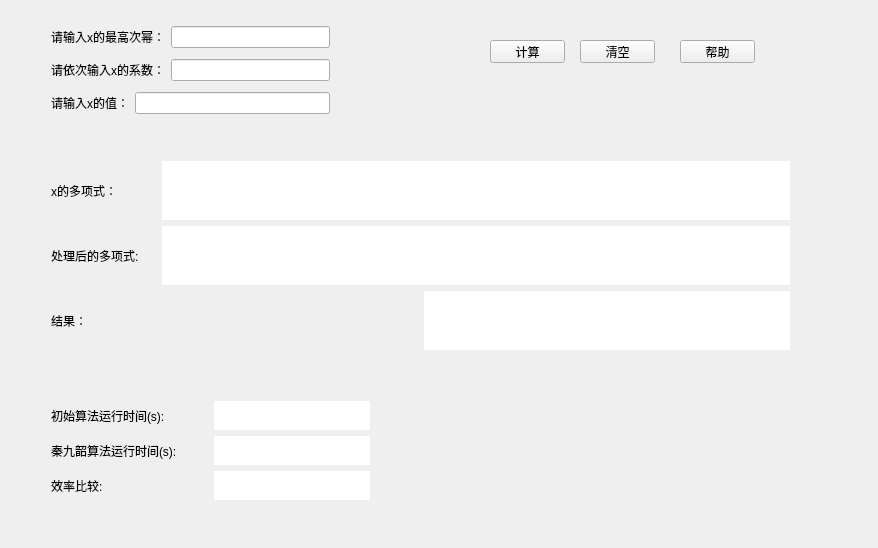
<?xml version="1.0" encoding="UTF-8"?>
<ui version="4.0">
 <class>MainWindow</class>
 <widget class="QMainWindow" name="MainWindow">
  <property name="geometry">
   <rect>
    <x>0</x>
    <y>0</y>
    <width>878</width>
    <height>548</height>
   </rect>
  </property>
  <property name="windowTitle">
   <string>MainWindow</string>
  </property>
  <widget class="QWidget" name="centralWidget">
   <widget class="QPushButton" name="btn_do">
    <property name="geometry">
     <rect>
      <x>490</x>
      <y>40</y>
      <width>75</width>
      <height>23</height>
     </rect>
    </property>
    <property name="text">
     <string>计算</string>
    </property>
   </widget>
   <widget class="QPushButton" name="btn_clear">
    <property name="geometry">
     <rect>
      <x>580</x>
      <y>40</y>
      <width>75</width>
      <height>23</height>
     </rect>
    </property>
    <property name="text">
     <string>清空</string>
    </property>
   </widget>
   <widget class="QPushButton" name="btn_help">
    <property name="geometry">
     <rect>
      <x>680</x>
      <y>40</y>
      <width>75</width>
      <height>23</height>
     </rect>
    </property>
    <property name="text">
     <string>帮助</string>
    </property>
   </widget>
   <widget class="QWidget" name="">
    <property name="geometry">
     <rect>
      <x>40</x>
      <y>10</y>
      <width>301</width>
      <height>121</height>
     </rect>
    </property>
    <layout class="QVBoxLayout" name="verticalLayout_2">
     <item>
      <layout class="QHBoxLayout" name="horizontalLayout_4">
       <item>
        <widget class="QLabel" name="label">
         <property name="text">
          <string>请输入x的最高次幂：</string>
         </property>
        </widget>
       </item>
       <item>
        <widget class="QLineEdit" name="le_mostN"/>
       </item>
      </layout>
     </item>
     <item>
      <layout class="QHBoxLayout" name="horizontalLayout_5">
       <item>
        <widget class="QLabel" name="label_2">
         <property name="text">
          <string>请依次输入x的系数：</string>
         </property>
        </widget>
       </item>
       <item>
        <widget class="QLineEdit" name="le_string">
         <property name="maxLength">
          <number>90000000</number>
         </property>
        </widget>
       </item>
      </layout>
     </item>
     <item>
      <layout class="QHBoxLayout" name="horizontalLayout_6">
       <item>
        <widget class="QLabel" name="label_7">
         <property name="text">
          <string>请输入x的值：</string>
         </property>
        </widget>
       </item>
       <item>
        <widget class="QLineEdit" name="le_x">
         <property name="text">
          <string/>
         </property>
        </widget>
       </item>
      </layout>
     </item>
    </layout>
   </widget>
   <widget class="QWidget" name="">
    <property name="geometry">
     <rect>
      <x>40</x>
      <y>150</y>
      <width>761</width>
      <height>211</height>
     </rect>
    </property>
    <layout class="QVBoxLayout" name="verticalLayout">
     <item>
      <layout class="QHBoxLayout" name="horizontalLayout_2" stretch="1,6">
       <item>
        <widget class="QLabel" name="label_4">
         <property name="text">
          <string>x的多项式：</string>
         </property>
        </widget>
       </item>
       <item>
        <widget class="QLabel" name="lbl_real_x_str">
         <property name="font">
          <font>
           <pointsize>18</pointsize>
          </font>
         </property>
         <property name="styleSheet">
          <string notr="true">background-color: rgb(255, 255, 255);</string>
         </property>
         <property name="text">
          <string/>
         </property>
         <property name="alignment">
          <set>Qt::AlignCenter</set>
         </property>
        </widget>
       </item>
      </layout>
     </item>
     <item>
      <layout class="QHBoxLayout" name="horizontalLayout_3" stretch="1,6">
       <item>
        <widget class="QLabel" name="label_8">
         <property name="text">
          <string>处理后的多项式:</string>
         </property>
        </widget>
       </item>
       <item>
        <widget class="QLabel" name="lbl_new_str">
         <property name="font">
          <font>
           <pointsize>18</pointsize>
          </font>
         </property>
         <property name="styleSheet">
          <string notr="true">background-color: rgb(255, 255, 255);</string>
         </property>
         <property name="text">
          <string/>
         </property>
         <property name="alignment">
          <set>Qt::AlignCenter</set>
         </property>
        </widget>
       </item>
      </layout>
     </item>
     <item>
      <layout class="QHBoxLayout" name="horizontalLayout">
       <item>
        <widget class="QLabel" name="label_3">
         <property name="text">
          <string>结果：</string>
         </property>
        </widget>
       </item>
       <item>
        <widget class="QLabel" name="lbl_ans">
         <property name="font">
          <font>
           <pointsize>18</pointsize>
          </font>
         </property>
         <property name="styleSheet">
          <string notr="true">background-color: rgb(255, 255, 255);</string>
         </property>
         <property name="text">
          <string/>
         </property>
         <property name="alignment">
          <set>Qt::AlignCenter</set>
         </property>
        </widget>
       </item>
      </layout>
     </item>
    </layout>
   </widget>
   <widget class="QWidget" name="">
    <property name="geometry">
     <rect>
      <x>40</x>
      <y>390</y>
      <width>341</width>
      <height>121</height>
     </rect>
    </property>
    <layout class="QVBoxLayout" name="verticalLayout_3">
     <item>
      <layout class="QHBoxLayout" name="horizontalLayout_7">
       <item>
        <widget class="QLabel" name="label_5">
         <property name="text">
          <string>初始算法运行时间(s):</string>
         </property>
        </widget>
       </item>
       <item>
        <widget class="QLabel" name="lbl_realTime">
         <property name="styleSheet">
          <string notr="true">background-color: rgb(255, 255, 255);</string>
         </property>
         <property name="text">
          <string/>
         </property>
         <property name="alignment">
          <set>Qt::AlignCenter</set>
         </property>
        </widget>
       </item>
      </layout>
     </item>
     <item>
      <layout class="QHBoxLayout" name="horizontalLayout_8">
       <item>
        <widget class="QLabel" name="label_9">
         <property name="text">
          <string>秦九韶算法运行时间(s):</string>
         </property>
        </widget>
       </item>
       <item>
        <widget class="QLabel" name="lbl_newTime">
         <property name="styleSheet">
          <string notr="true">background-color: rgb(255, 255, 255);</string>
         </property>
         <property name="text">
          <string/>
         </property>
         <property name="alignment">
          <set>Qt::AlignCenter</set>
         </property>
        </widget>
       </item>
      </layout>
     </item>
     <item>
      <layout class="QHBoxLayout" name="horizontalLayout_9">
       <item>
        <widget class="QLabel" name="label_10">
         <property name="text">
          <string>效率比较:</string>
         </property>
        </widget>
       </item>
       <item>
        <widget class="QLabel" name="lbl_effiTime">
         <property name="styleSheet">
          <string notr="true">background-color: rgb(255, 255, 255);</string>
         </property>
         <property name="text">
          <string/>
         </property>
         <property name="alignment">
          <set>Qt::AlignCenter</set>
         </property>
        </widget>
       </item>
      </layout>
     </item>
    </layout>
   </widget>
  </widget>
  <widget class="QMenuBar" name="menuBar">
   <property name="geometry">
    <rect>
     <x>0</x>
     <y>0</y>
     <width>878</width>
     <height>23</height>
    </rect>
   </property>
  </widget>
 </widget>
 <layoutdefault spacing="6" margin="11"/>
 <resources/>
 <connections/>
</ui>
